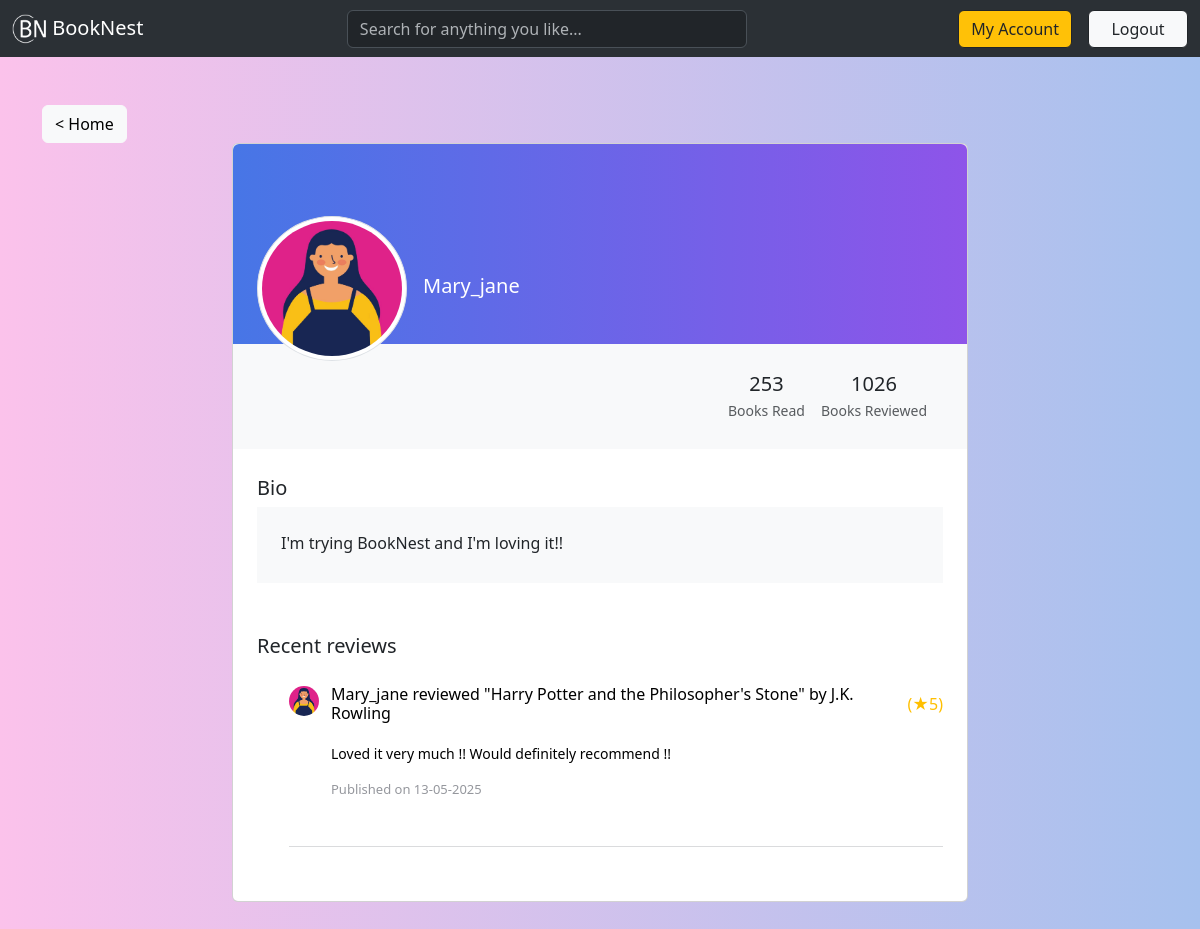
The app's page /account/2 (signed in) with its own data.
### main/models.py (models this page shows, shortened)
class User(db.Model, UserMixin):
    id = db.Column(db.Integer, primary_key=True)
    username = db.Column(db.String(80), unique=True, nullable=False)
    email = db.Column(db.String(120), unique=True, nullable=False)
    password_hash = db.Column(db.String(128), nullable=False)
    bio = db.Column(db.Text, nullable=True, default="I'm trying BookNest and I'm loving it!!")
    icon = db.Column(db.String(100), nullable=True, default='static/user/default.jpg')
    created_at = db.Column(db.DateTime, default=datetime.now(timezone.utc))
    books = db.relationship('UserBook', backref='user', lazy=True)
    reviews = db.relationship('Review', backref='user', lazy=True, cascade="all, delete-orphan")
    @property
    def password(self):
        return self.password

class Review(db.Model):
    id = db.Column(db.Integer, primary_key=True)
    user_id = db.Column(db.Integer, db.ForeignKey('user.id'), nullable=False)
    book_id = db.Column(db.Integer, db.ForeignKey('book.id'), nullable=False)
    rating = db.Column(db.Integer, nullable=False)
    review_text = db.Column(db.Text, nullable=False)
    created_at = db.Column(db.DateTime, default=datetime.now(timezone.utc))

class Book(db.Model):
    id = db.Column(db.Integer, primary_key=True)
    title = db.Column(db.String(150), nullable=False)
    author_id = db.Column(db.Integer, db.ForeignKey('author.id'), nullable=False)
    genre_id = db.Column(db.Integer, db.ForeignKey('genre.id'), nullable=False)
    description = db.Column(db.Text, nullable=False)
    published_date = db.Column(db.Date, nullable=False)
    category_id = db.Column(db.Integer, db.ForeignKey('category.id'), nullable=False)
    readers = db.relationship('UserBook', backref='book', lazy=True)
    created_at = db.Column(db.DateTime, default=datetime.now(timezone.utc))
    reviews = db.relationship('Review', backref='book', lazy=True, cascade="all, delete-orphan")
    chapters = db.relationship('Chapter', backref='book', lazy=True, cascade="all, delete-orphan")

class Author(db.Model):
    id = db.Column(db.Integer, primary_key=True)
    name = db.Column(db.String(100), nullable=False)
    bio = db.Column(db.Text, nullable=True)
    created_at = db.Column(db.DateTime, default=datetime.now(timezone.utc))
    books = db.relationship('Book', backref='author', lazy=True)
    def __str__(self):
        return self.name

### main/routes.py (the view)
@app.route('/account/<int:user_id>')
def account_page(user_id):
    user = User.query.get(user_id)
    reviews = Review.query.filter_by(user_id=user.id).order_by(Review.created_at.desc()).all()
    return render_template('account.html', user=user, reviews=reviews)

### main/models.py (called while the page is built)
@login_manager.user_loader
def load_user(user_id):
	return User.query.get(int(user_id))

### main/templates/account.html (shortened to what this page needs)
{% extends 'base.html' %}
{% block body %}
{% if user.id == current_user.id %}
<section class="h-100 gradient-custom-2">
    <div class="container py-5 h-100">
      <a class="btn btn-light" href="{{ url_for('home_page') }}">< Home</a>
      <div class="row d-flex justify-content-center">
        <div class="col col-lg-9 col-xl-8">
          <div class="card">
            <div class="rounded-top text-white d-flex flex-row" style="height:200px; background: linear-gradient(to right, #4776E6, #8E54E9);">
              <div class="ms-4 mt-5 d-flex flex-column" style="width: 150px;">
                <img src="{{ url_for('static', filename=user.icon.split('static/')[1]) }}"
                  alt="Generic placeholder image" class="img-fluid img-thumbnail mt-4 mb-2"
                  style="width: 150px; border-radius: 50%; z-index: 1">
                  <a href="{{ url_for('edit_profile') }}" class="btn btn-outline-secondary text-body" style="z-index: 1;">
                    <button type="button" data-mdb-button-init data-mdb-ripple-init data-mdb-ripple-color="dark" style="border: none; background: none; padding: 0;">
                        Edit Profile
                    </button>
                </a>
              </div>
              <div class="ms-3" style="margin-top: 130px;">
                <h5>{{ user.username.capitalize() }}</h5>
              </div>
            </div>
            <div class="p-4 text-black bg-body-tertiary">
              <div class="d-flex justify-content-end text-center py-1 text-body">
                <div>
                  <p class="mb-1 h5">253</p>
                  <p class="small text-muted mb-0">Books Read</p>
                </div>
                <div class="px-3">
                  <p class="mb-1 h5">1026</p>
                  <p class="small text-muted mb-0">Books Reviewed</p>
                </div>
              </div>
            </div>
            <div class="card-body p-4 text-black">
              <div class="mb-5  text-body">
                <p class="lead fw-normal mb-1">Bio</p>
                <div class="p-4 bg-body-tertiary">
                  <p class="font-italic mb-1">{{ user.bio }}</p>
                </div>
              </div>
              <div class="d-flex justify-content-between align-items-center mb-4 text-body">
                <p class="lead fw-normal mb-0">Recent reviews</p>
              </div>
              <div class="review-list">
                <ul>
                    {% for review in reviews %}
                    <li>
                        <div class="d-flex">
                            <div class="left">
                                <span>
                                    <img src="{{ url_for('static', filename=review.user.icon.split('static/')[1]) }}"
                                        alt="{{ url_for('static', filename='/user/default.jpg') }}" width="30"
                                        height="30" class="d-inline-block align-text-top">
                                </span>
                            </div>
                            <div class="right">
                                <h4>
                                    You reviewed "{{review.book.title}}" by {{review.book.author}}
                                    <span class="gig-rating text-body-2">
                                        (&#9733;{{review.rating}})
                                    </span>
                                </h4>
                                <div class="review-description">
                                    <p>
                                        {{review.review_text}}
                                    </p>
                                </div>
                                <span class="publish py-3 d-inline-block w-100">Published on {{
                                    review.created_at.strftime('%d-%m-%Y') }}</span>
                            </div>
                        </div>
                    </li>
                    {% endfor %}
                </ul>
            </div>
            </div>
          </div>
        </div>
      </div>
    </div>
  </section>
{% else %}
<section class="h-100 gradient-custom-2">
  <div class="container py-5 h-100">
    <a class="btn btn-light" href="{{ url_for('home_page') }}">< Home</a>
    <div class="row d-flex justify-content-center">
      <div class="col col-lg-9 col-xl-8">
        <div class="card">
          <div class="rounded-top text-white d-flex flex-row" style="height:200px; background: linear-gradient(to right, #4776E6, #8E54E9);">
            <div class="ms-4 mt-5 d-flex flex-column" style="width: 150px;">
              <img src="{{ url_for('static', filename=user.icon.split('static/')[1]) }}"
                alt="Generic placeholder image" class="img-fluid img-thumbnail mt-4 mb-2"
                style="width: 150px; border-radius: 50%; z-index: 1">
            </div>
            <div class="ms-3" style="margin-top: 130px;">
              <h5>{{ user.username.capitalize() }}</h5>
            </div>
          </div>
          <div class="p-4 text-black bg-body-tertiary">
            <div class="d-flex justify-content-end text-center py-1 text-body">
              <div>
                <p class="mb-1 h5">253</p>
                <p class="small text-muted mb-0">Books Read</p>
              </div>
              <div class="px-3">
                <p class="mb-1 h5">1026</p>
                <p class="small text-muted mb-0">Books Reviewed</p>
              </div>
            </div>
          </div>
          <div class="card-body p-4 text-black">
            <div class="mb-5  text-body">
              <p class="lead fw-normal mb-1">Bio</p>
              <div class="p-4 bg-body-tertiary">
                <p class="font-italic mb-1">{{ user.bio }}</p>
              </div>
            </div>
            <div class="d-flex justify-content-between align-items-center mb-4 text-body">
              <p class="lead fw-normal mb-0">Recent reviews</p>
            </div>
            <div class="review-list">
              <ul>
                  {% for review in reviews %}
                  <li>
                      <div class="d-flex">
                          <div class="left">
                              <span>
                                  <img src="{{ url_for('static', filename=review.user.icon.split('static/')[1]) }}"
                                      alt="{{ url_for('static', filename='/user/default.jpg') }}" width="30"
                                      height="30" class="d-inline-block align-text-top">
                              </span>
                          </div>
                          <div class="right">
                              <h4>
                                  {{review.user.username.capitalize()}} reviewed "{{review.book.title}}" by {{review.book.author}}
                                  <span class="gig-rating text-body-2">
                                      (&#9733;{{review.rating}})
                                  </span>
                              </h4>
                              <div class="review-description">
                                  <p>
                                      {{review.review_text}}
                                  </p>
                              </div>
                              <span class="publish py-3 d-inline-block w-100">Published on {{
                                  review.created_at.strftime('%d-%m-%Y') }}</span>
                          </div>
                      </div>
                  </li>
                  {% endfor %}
              </ul>
          </div>
          </div>
        </div>
      </div>
    </div>
  </div>
</section>
{% endif %}
{% endblock %}

### main/templates/account.html (style rules this page uses)
.gradient-custom-2 { background: #fbc2eb; background: -webkit-linear-gradient(to right, rgba(251, 194, 235, 1), rgba(166, 193, 238, 1)); background: linear-gradient(to right, rgba(251, 194, 235, 1), rgba(166, 193, 238, 1)) }
.review-list ul li .left span { width: 32px; height: 32px; display: inline-block; }
.review-list ul li .left { flex: none; max-width: none; margin: 0 10px 0 0; }
.review-list ul li .left span img { border-radius: 50%; }
.review-list ul li .right h4 { font-size: 16px; margin: 0; display: flex; }
.review-list ul li .right h4 .gig-rating { display: flex; align-items: center; margin-left: 10px; color: #ffbf00; }
.review-list ul li { border-bottom: 1px solid #dadbdd; padding: 0 0 30px; margin: 0 0 30px; }
.review-list ul li .right { flex: auto; }
.review-list ul li .review-description { margin: 20px 0 0; }
.review-list ul li .review-description p { font-size: 14px; margin: 0; }
.review-list ul li .publish { font-size: 13px; color: #95979d; }
ul, ul li { list-style: none; margin: 0px; }

### records on screen
User: icon (picture), username "Mary_jane", bio "I'm trying BookNest and I'm loving it!!"
Review: icon (picture), user.username "Mary_jane", book "Harry Potter and the Philosopher's Stone", book.author "J.K. Rowling", rating "5", review_text "Loved it very much !! Would definitely recommend !!", created_at "13-05-2025"
